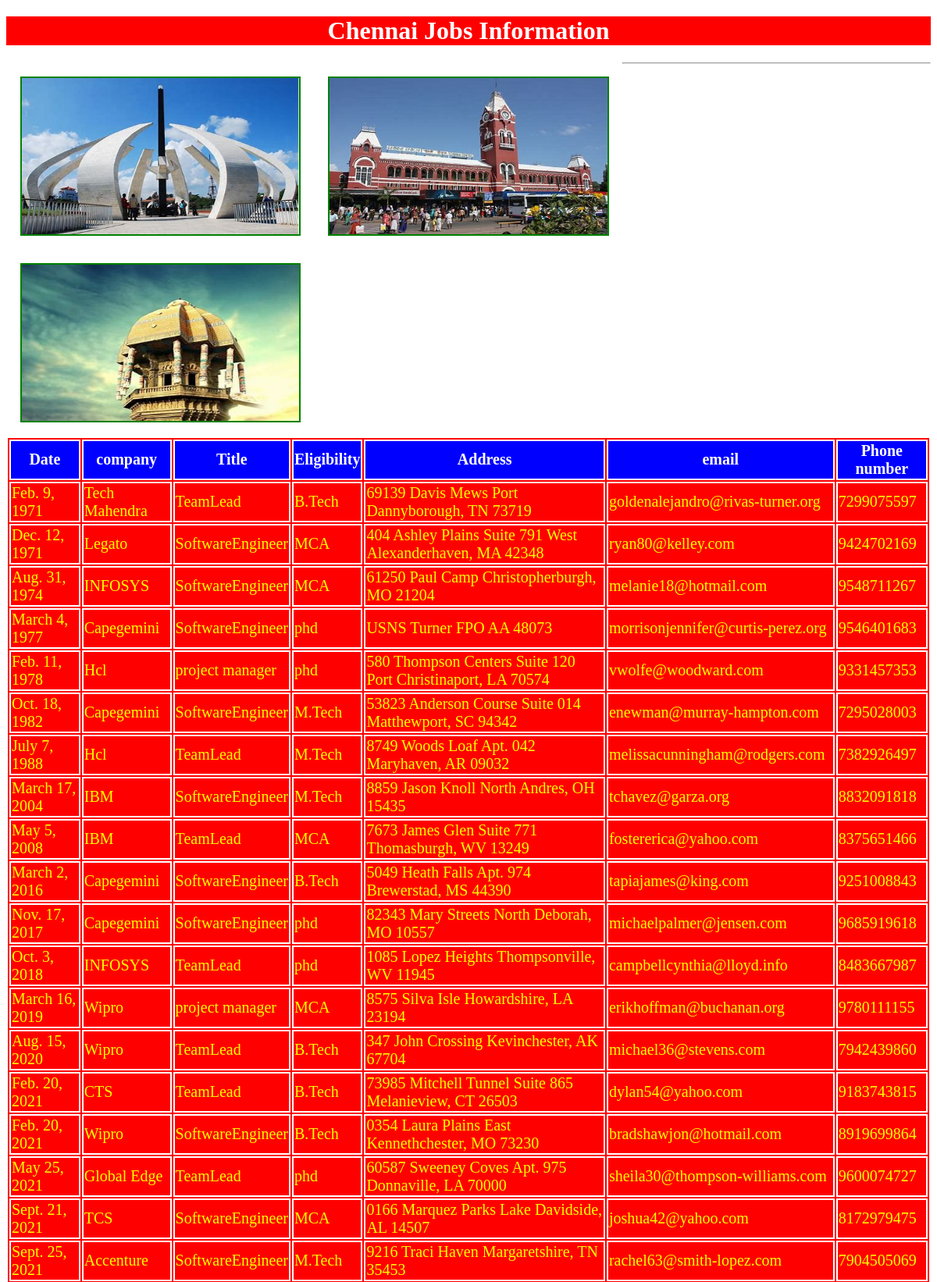
The app's page /blore/ (upper part) with its own data.
### testapp/models.py (models this page shows)
class chennaijobs(models.Model):
    date=models.DateField()
    company=models.CharField(max_length=100)
    title=models.CharField(max_length=100)
    eligibility=models.CharField(max_length=100)
    address=models.CharField(max_length=100)
    email=models.EmailField()
    phonenumber=models.IntegerField()

### testapp/views.py (the view)
# urls.py: path('blore/',views.chennai_jobs_view),
def chennai_jobs_view(request):
    hydjobs_list=chennaijobs.objects.all().order_by('date','company')
    my_dict={'jobs_list':hydjobs_list}
    return render(request,'testapp/chennaijobs.html',context=my_dict)

### templates/testapp/chennaijobs.html (shortened to what this page needs)
<!DOCTYPE html>
{%load static%}
<html lang="en" dir="ltr">
  <head>
    <link rel='stylesheet' href="{%static 'css/demo.css' %}">
  </head>
  <body>
    <center>
    <h1>Chennai Jobs Information</h1>
    <img src="{%static 'images/chen4.jpg' %}">
    <img src="{%static 'images/chen5.jpg' %}">
    <img src="{%static 'images/chen6.jpg' %}">
    <hr>
    {%if jobs_list%}
    <table border='2'>
      <thead>
        <th>Date</th>
        <th>company</th>
        <th>Title</th>
        <th>Eligibility</th>
        <th>Address</th>
        <th>email</th>
        <th>Phone number</th>
      </thead>
      {%for job in jobs_list%}
      <tr>
        <td>{{job.date}}</td>
        <td>{{job.company}}</td>
        <td>{{job.title}}</td>
        <td>{{job.eligibility}}</td>
        <td>{{job.address}}</td>
        <td>{{job.email}}</td>
        <td>{{job.phonenumber}}</td>
      </tr>
      {%endfor%}
      </table>
      {%else%}
      <p>No jobs found in Hyderabad</p>
      {%endif%}
  </body>
</html>

### static/css/demo.css (style rules this page uses)
img { width:30%; height:200px; margin:1.5%; float:left; border:2px solid green; }
h1 { color:white; background:red; }
table,thead,th,tr,td { color:yellow; border:2px solid white; font-size:20px; margin:auto; background:red; }
thead, th { color:white; border:2px solid white; font-size:20px; margin:auto; background:blue; }

### records on screen
chennaijobs: date "Feb. 9, 1971", company "Tech Mahendra", title "TeamLead", eligibility "B.Tech", address "69139 Davis Mews Port Dannyborough, TN 73719", email "goldenalejandro@rivas-turner.org", phonenumber "7299075597"
chennaijobs: date "Dec. 12, 1971", company "Legato", title "SoftwareEngineer", eligibility "MCA", address "404 Ashley Plains Suite 791 West Alexanderhaven, MA 42348", email "ryan80@kelley.com", phonenumber "9424702169"
chennaijobs: date "Aug. 31, 1974", company "INFOSYS", title "SoftwareEngineer", eligibility "MCA", address "61250 Paul Camp Christopherburgh, MO 21204", email "melanie18@hotmail.com", phonenumber "9548711267"
chennaijobs: date "March 4, 1977", company "Capegemini", title "SoftwareEngineer", eligibility "phd", address "USNS Turner FPO AA 48073", email "morrisonjennifer@curtis-perez.org", phonenumber "9546401683"
chennaijobs: date "Feb. 11, 1978", company "Hcl", title "project manager", eligibility "phd", address "580 Thompson Centers Suite 120 Port Christinaport, LA 70574", email "vwolfe@woodward.com", phonenumber "9331457353"
chennaijobs: date "Oct. 18, 1982", company "Capegemini", title "SoftwareEngineer", eligibility "M.Tech", address "53823 Anderson Course Suite 014 Matthewport, SC 94342", email "enewman@murray-hampton.com", phonenumber "7295028003"
chennaijobs: date "July 7, 1988", company "Hcl", title "TeamLead", eligibility "M.Tech", address "8749 Woods Loaf Apt. 042 Maryhaven, AR 09032", email "melissacunningham@rodgers.com", phonenumber "7382926497"
chennaijobs: date "March 17, 2004", company "IBM", title "SoftwareEngineer", eligibility "M.Tech", address "8859 Jason Knoll North Andres, OH 15435", email "tchavez@garza.org", phonenumber "8832091818"
chennaijobs: date "May 5, 2008", company "IBM", title "TeamLead", eligibility "MCA", address "7673 James Glen Suite 771 Thomasburgh, WV 13249", email "fostererica@yahoo.com", phonenumber "8375651466"
chennaijobs: date "March 2, 2016", company "Capegemini", title "SoftwareEngineer", eligibility "B.Tech", address "5049 Heath Falls Apt. 974 Brewerstad, MS 44390", email "tapiajames@king.com", phonenumber "9251008843"
chennaijobs: date "Nov. 17, 2017", company "Capegemini", title "SoftwareEngineer", eligibility "phd", address "82343 Mary Streets North Deborah, MO 10557", email "michaelpalmer@jensen.com", phonenumber "9685919618"
chennaijobs: date "Oct. 3, 2018", company "INFOSYS", title "TeamLead", eligibility "phd", address "1085 Lopez Heights Thompsonville, WV 11945", email "campbellcynthia@lloyd.info", phonenumber "8483667987"
chennaijobs: date "March 16, 2019", company "Wipro", title "project manager", eligibility "MCA", address "8575 Silva Isle Howardshire, LA 23194", email "erikhoffman@buchanan.org", phonenumber "9780111155"
chennaijobs: date "Aug. 15, 2020", company "Wipro", title "TeamLead", eligibility "B.Tech", address "347 John Crossing Kevinchester, AK 67704", email "michael36@stevens.com", phonenumber "7942439860"
chennaijobs: date "Feb. 20, 2021", company "CTS", title "TeamLead", eligibility "B.Tech", address "73985 Mitchell Tunnel Suite 865 Melanieview, CT 26503", email "dylan54@yahoo.com", phonenumber "9183743815"
chennaijobs: date "Feb. 20, 2021", company "Wipro", title "SoftwareEngineer", eligibility "B.Tech", address "0354 Laura Plains East Kennethchester, MO 73230", email "bradshawjon@hotmail.com", phonenumber "8919699864"
chennaijobs: date "May 25, 2021", company "Global Edge", title "TeamLead", eligibility "phd", address "60587 Sweeney Coves Apt. 975 Donnaville, LA 70000", email "sheila30@thompson-williams.com", phonenumber "9600074727"
chennaijobs: date "Sept. 21, 2021", company "TCS", title "SoftwareEngineer", eligibility "MCA", address "0166 Marquez Parks Lake Davidside, AL 14507", email "joshua42@yahoo.com", phonenumber "8172979475"
chennaijobs: date "Sept. 25, 2021", company "Accenture", title "SoftwareEngineer", eligibility "M.Tech", address "9216 Traci Haven Margaretshire, TN 35453", email "rachel63@smith-lopez.com", phonenumber "7904505069"
